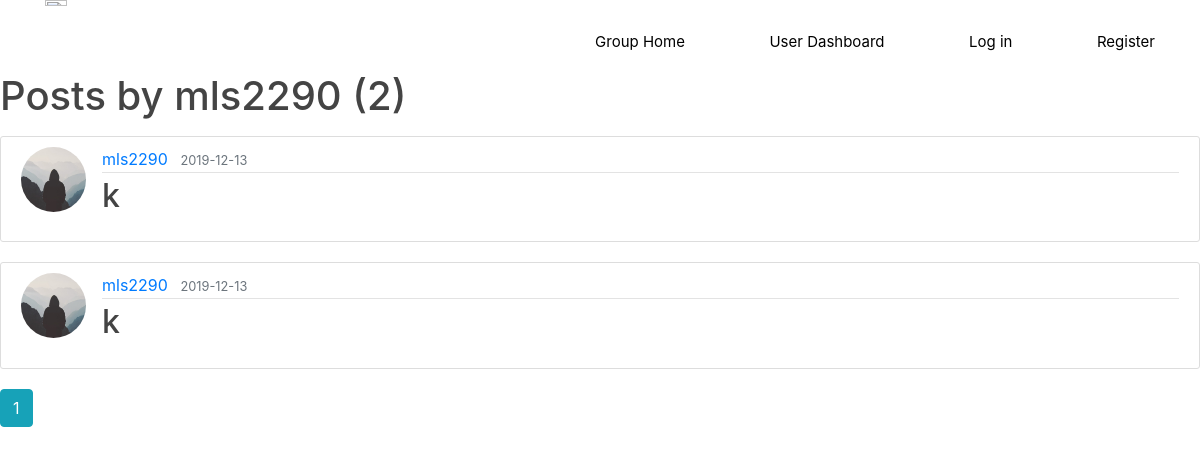
/pitch/mls2290, run on the app's committed database.
### server/models.py (models this page shows, shortened)
class User(db.Model, UserMixin):
	id=db.Column(db.Integer, primary_key=True)
	username=db.Column(db.String(20), unique=True, nullable=False)
	email=db.Column(db.String(120), unique=True, nullable=False)
	image_file=db.Column(db.String(20), nullable=False, default='default.jpg')
	password=db.Column(db.String(60), nullable=False)
	post = db.relationship('Post', backref='author', lazy=True)
	exercise = db.relationship('Exercise', backref='author', lazy=True)
	tempo = db.relationship('Tempo', backref='author', lazy=True)
	pitch = db.relationship('Pitch', backref='author', lazy=True)

class Pitch(db.Model):
	id=db.Column(db.Integer, primary_key=True)
	title=db.Column(db.String(100), nullable=False)
	date_posted=db.Column(db.DateTime, nullable=False, default=datetime.utcnow)
	date_due=db.Column(db.String(100), nullable=False)
	description=db.Column(db.Text, nullable=False)
	link=db.Column(db.Text, nullable=False)
	user_id=db.Column(db.Integer, db.ForeignKey('user.id'), nullable=False)

### server/routes.py (the view)
@app.route("/pitch/<string:username>")
def user_pitches(username):
    page = request.args.get('page', 1, type=int)
    user = User.query.filter_by(username=username).first_or_404()
    pitch = Pitch.query.filter_by(author=user)\
        .order_by(Pitch.date_posted.desc())\
        .paginate(page=page, per_page=5)
    return render_template('user_pitches.html', pitches=pitch, user=user)

### server/templates/user_pitches.html (shortened to what this page needs)
{% extends "Layout.html" %}
{% block content %}
    <h1 class="mb-3">Posts by {{ user.username }} ({{ pitches.total }})</h1>
    {% for pitch in pitches.items %}
        <article class="media content-section">
          <img class="rounded-circle article-img" src="{{ url_for('static', filename='profile_pic/' + pitch.author.image_file) }}">
          <div class="media-body">
            <div class="article-metadata">
              <a class="mr-2" href="{{ url_for('user_pitches', username=pitch.author.username) }}">{{ pitch.author.username }}</a>
              <small class="text-muted">{{ pitch.date_posted.strftime('%Y-%m-%d') }}</small>
            </div>
            <h2><a class="article-title" href="{{ url_for('pitch', pitch_id=pitch.id) }}">{{ pitch.title }}</a></h2>
          </div>
        </article>
    {% endfor %}
    {% for page_num in pitches.iter_pages(left_edge=1, right_edge=1, left_current=1, right_current=2) %}
      {% if page_num %}
        {% if pitches.page == page_num %}
          <a class="btn btn-info mb-4" href="{{ url_for('user_pitches', username=user.username, page=page_num) }}">{{ page_num }}</a>
        {% else %}
          <a class="btn btn-outline-info mb-4" href="{{ url_for('user_pitches', username=user.username, page=page_num) }}">{{ page_num }}</a>
        {% endif %}
      {% else %}
        ...
      {% endif %}
    {% endfor %}
{% endblock content %}

### server/templates/Layout.html (shortened to what this page needs)
<html>
<head>
    <link rel="stylesheet" href="https://maxcdn.bootstrapcdn.com/bootstrap/4.0.0/css/bootstrap.min.css">
    <link rel="stylesheet" type="text/css" href="{{ url_for('static', filename='main.css') }}">
    <link rel="stylesheet" href="http://code.jquery.com/ui/1.12.1/themes/base/jquery-ui.css">
    <link rel="stylesheet" href="https://stackpath.bootstrapcdn.com/bootstrap/4.2.1/css/bootstrap.min.css">
</head>
<body>
    <header>
            <div class="container">
            <img class="logo" src="https://i.ibb.co/znfcRK8/Screen-Shot-2019-11-08-at-6-46-23-AM.png">
                <nav>
                    <ul>
                        <li><a href="/SingerHome">Group Home</a></li>
                        <li><a href="{{ url_for('UserHome') }}">User Dashboard</a></li>
                        {% if current_user.is_authenticated %}
                            <li><a href="{{ url_for('new_post') }}">Assign Task </a></li>
                            <li><a href="/account">Account</a></li>
                            <li><a href="/logout">Log out</a></li>
                        {% else%}
                            <li><a href="/login">Log in</a></li>
                            <li><a href="/register">Register</a></li>
                        {% endif %}
                    </ul>
                </nav>
            </div>
        </header>
        {% block content %}
        {% endblock %}
</body>
</html>
</body>
</html>

### server/static/main.css (style rules this page uses)
body { background: #fafafa; color: #333333; margin-top: 5rem; }
h1, h2, h3, h4, h5, h6 { color: #444444; }
.content-section { background: #ffffff; padding: 10px 20px; border: 1px solid #dddddd; border-radius: 3px; margin-bottom: 20px; }
.article-title { color: #444444; }
.article-img { height: 65px; width: 65px; margin-right: 16px; }
.article-metadata { padding-bottom: 1px; margin-bottom: 4px; border-bottom: 1px solid #e3e3e3 }

### server/templates/Layout.html (style rules this page uses)
header { background-color: white; }
header::after { content: ''; display: table; clear: both; }
nav { float: right; }
nav ul { margin: 0; padding: 0; list-style: none; }
nav li { display: inline-block; margin-left: 80px; padding-top: 31px; position: relative; }
nav a { color: black; text-decoration: none; text-transform: none; font-size: 15px; }
.logo { float: left; width:14%; height: 9%; padding-bottom: 0px; }
nav a::before { content: ""; display: block; height: 5px; background-color: lightgrey; top:0; position: absolute; width: 0%; transition: all ease-in-out 200ms; }

### data on the page
User: username "mls2290"
Pitch: image_file (placeholder picture), author.username "mls2290", date_posted "2019-12-13", title "k"
Pitch: image_file (placeholder picture), author.username "mls2290", date_posted "2019-12-13", title "k"

### other printed values
{{ pitches.total }} "2"
{{ page_num }} "1"
